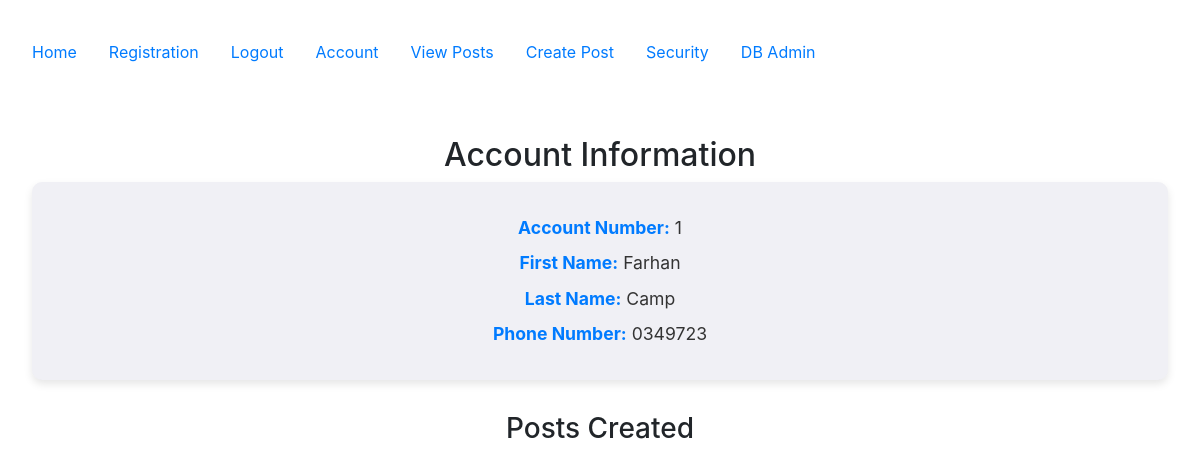
Before: /account (signed in) with the older database file.
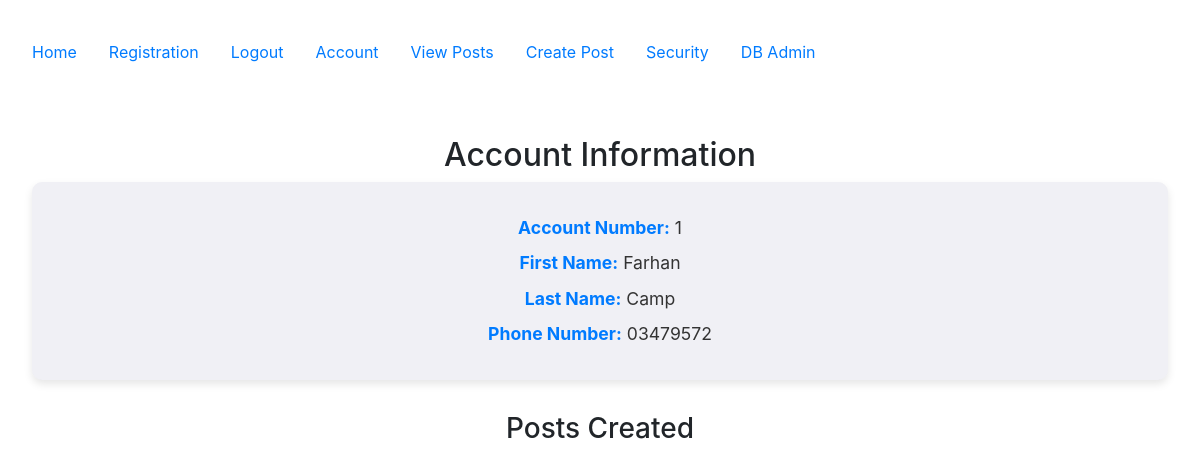
After: the same page with the newer database file.
### config.py (models this page shows, shortened)
class User(db.Model, UserMixin):
    __tablename__ = 'users'
    id = db.Column(db.Integer, primary_key=True)
    email = db.Column(db.String(100), nullable=False, unique=True)
    password = db.Column(db.String(128), nullable=False)
    firstname = db.Column(db.String(100), nullable=False)
    lastname = db.Column(db.String(100), nullable=False)
    phone = db.Column(db.String(100), nullable=False)
    mfa_key = db.Column(db.String(32), nullable=False, default='')  # Store MFA key
    mfa_enabled = db.Column(db.Boolean, nullable=False, default=False)  # Track if MFA is enabled
    role = db.Column(db.String(50), nullable=False, default='end_user')
    posts = db.relationship("Post", order_by=Post.id, back_populates="user")
    log = db.relationship("Log", uselist=False, back_populates="user")

### accounts/views.py (the view)
@accounts_bp.route('/account')
@login_required
def account():
    user = current_user  # Get the logged-in user
    user_posts = Post.query.filter_by(userid=user.id).all()  # Adjust column name to 'userid'
    return render_template('accounts/account.html', user=user, posts=user_posts)

### app.py (called while the page is built)
@login_manager.user_loader
def load_user(user_id):
    return User.query.get(int(user_id))

@app.before_request
def restrict_access():
    if not current_user.is_authenticated:
        restricted_routes_anonymous = [
            'accounts.account', 'posts.posts', 'posts.create',
            'posts.update', 'posts.delete', 'accounts.logout', 'security.security'
        ]
        if request.endpoint in restricted_routes_anonymous:
            flash("You must be logged in to access this page.", "danger")
            return redirect(url_for('accounts.login'))

### templates/accounts/account.html (shortened to what this page needs)
{% extends "base.html" %}
{% block content %}
<h2>Account Information</h2>
{% if user.is_authenticated %}
    <div class="account-info">
        <p><strong>Account Number:</strong> {{ user.id }}</p>
        <p><strong>First Name:</strong> {{ user.firstname }}</p>
        <p><strong>Last Name:</strong> {{ user.lastname }}</p>
        <p><strong>Phone Number:</strong> {{ user.phone }}</p>
    </div>
    <h3>Posts Created</h3>
{% else %}
    <p>You must be logged in to view account details.</p>
{% endif %}
{% endblock %}

### templates/base.html (shortened to what this page needs)
<!DOCTYPE html>
<html lang="en">
<head>
    <link rel="stylesheet" href="https://cdn.jsdelivr.net/npm/bootstrap@4.6.2/dist/css/bootstrap.min.css">
</head>
<body>
<section class="container-fluid p-3 my-3">
    <nav class="nav nav-pills flex-column flex-sm-row">
        <a class="nav-item nav-link" href="{{ url_for('index') }}">Home</a>
        <a class="nav-item nav-link" href="{{ url_for('accounts.registration') }}">Registration</a>
        {% if current_user.is_authenticated %}
            <a class="nav-item nav-link" href="{{ url_for('accounts.logout') }}">Logout</a>
        {% else %}
            <a class="nav-item nav-link" href="{{ url_for('accounts.login') }}">Login</a>
        {% endif %}
        <a class="nav-item nav-link" href="{{ url_for('accounts.account') }}">Account</a>
        <a class="nav-item nav-link" href="{{ url_for('posts.posts') }}">View Posts</a>
        <a class="nav-item nav-link" href="{{ url_for('posts.create') }}">Create Post</a>
        <a class="nav-item nav-link" href="{{ url_for('security.security') }}">Security</a>
        <a class="nav-item nav-link" href="http://127.0.0.1:5000/admin">DB Admin</a>
    </nav>
    <div class="container-fluid p-3 my-5 text-center">
        {% block content %}{% endblock %}
    </div>
</section>
</body>
</html>

### templates/accounts/account.html (style rules this page uses)
.account-info { background-color: #f0f0f5; color: #333; padding: 1.5em; border-radius: 10px; box-shadow: 0 4px 8px rgba(0, 0, 0, 0.1); margin-bottom: 2em; }
.account-info p { font-size: 1.1em; margin: 0.5em 0; }
.account-info strong { color: #007bff; }

Changed rows visible on the page:
changed User "Farhan": phone "0349723" → "03479572"
